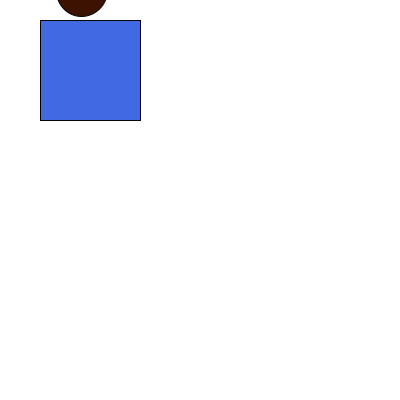
Frame 1 (no input)
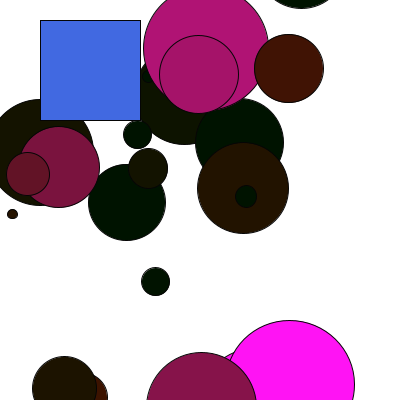
Frame 60 (the mouse pressed at the canvas centre just before this capture)
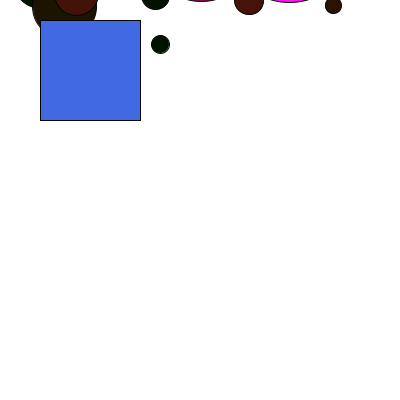
Frame 120 (the mouse held since frame 60 and released just before this capture)

The Processing sketch that drew these frames (run headless with seeded random() and noise(); from frame 60 on, the mouse is pressed at the canvas centre):

// Processing sketch: processing_57544
// ── processing_57544.pde

//PS3 Q2
//Kim Sipkens
 
ball[] a= new ball[30];
button button;
float speed = 5;
float gravity = 0.1;
 
void setup () {
  size(400,400);
  smooth();

 
  for (int x=0; x < a.length; x++) {
  a[x] = new ball( random(width), random(height-1000));
  }
  color c= color(65, 105, 225);
  button= new button ( 40, 20, 100, 100, c);
}
 
void draw () {
  background(255);
  for (int x=0; x < a.length; x++) {
    a[x].drawball() ;
    if (button.on()==false) {
      a[x].drop();
    }
    button.display();
  }
}
void mousePressed() {
  button.click();
}
 
class ball {
  float x;
  float y;
  float shade;
  float dia;
  float speed;
  ball (float x, float y) {  
    this.x = x;
    this.y = y;
 
    speed = random(0.2,4); //speed the balls fall at 
    gravity = 0.2;
    dia = map(speed, 0.1,3,4,100); //size of balls falling
    shade = map( speed,0.4,2,random(100), random(200));
  }
 
  void drawball () {
   fill(shade-40, 19, shade-100);
    stroke(5);
    ellipse(x, y, dia, dia);
  }
 
  void drop () {
     y += speed;
     speed = speed + gravity;
    //if ( y > height ) 
      //y = 0; 
    if (y >= height) {
      speed *= -0.9;
    }
  }
   //if (y >= height) {
      //speed *= -0.9;
      
      
  
    
    //if (y >= height) {
      //speed *= -0.9;

    }
  

 
class button {
  int btnx;
  int btny;
  int btnw;
  int btnh;
  color c;
  boolean on;
  boolean pressed;
 
  button(int btnx, int btny, int btnw, int btnh, color c) {
    this.btnx = btnx;
    this.btny = btny;
    this.btnw = btnw;
    this.btnh = btnh;
    this.c= c;
  }
  void display() {
    fill(c);
    rect(btnx, btny, btnw, btnh);
  }
  void click() {
    if (mouseX > button.btnx && mouseX < button.btnx+btnw && mouseY > button.btny && mouseY < button.btny+btnw) {
      on = !on;
    }
    if (on == true) {
      pressed = true;
    }
    else {
      pressed =false;
    }
  }
  boolean on() {
    if (pressed==true) {
      return true;
    }
    else {
      return false;
    }
  } 
}
